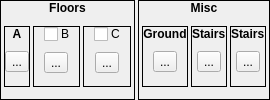
          <widget class="QWidget" name="widget_38" native="true">
           <layout class="QHBoxLayout" name="horizontalLayout_33">
            <property name="spacing">
             <number>3</number>
            </property>
            <property name="margin">
             <number>0</number>
            </property>
            <item>
             <widget class="QFrame" name="frame_27">
              <property name="frameShape">
               <enum>QFrame::Box</enum>
              </property>
              <property name="frameShadow">
               <enum>QFrame::Plain</enum>
              </property>
              <layout class="QVBoxLayout" name="verticalLayout_36">
               <property name="spacing">
                <number>0</number>
               </property>
               <property name="margin">
                <number>0</number>
               </property>
               <item>
                <widget class="QLabel" name="label_21">
                 <property name="sizePolicy">
                  <sizepolicy hsizetype="Preferred" vsizetype="Fixed">
                   <horstretch>0</horstretch>
                   <verstretch>0</verstretch>
                  </sizepolicy>
                 </property>
                 <property name="font">
                  <font>
                   <weight>75</weight>
                   <bold>true</bold>
                  </font>
                 </property>
                 <property name="text">
                  <string>Floors</string>
                 </property>
                 <property name="alignment">
                  <set>Qt::AlignCenter</set>
                 </property>
                </widget>
               </item>
               <item>
                <widget class="QWidget" name="widget_26" native="true">
                 <layout class="QHBoxLayout" name="horizontalLayout_21">
                  <property name="spacing">
                   <number>3</number>
                  </property>
                  <property name="margin">
                   <number>3</number>
                  </property>
                  <item>
                   <widget class="QFrame" name="frame_28">
                    <property name="sizePolicy">
                     <sizepolicy hsizetype="Fixed" vsizetype="Fixed">
                      <horstretch>0</horstretch>
                      <verstretch>0</verstretch>
                     </sizepolicy>
                    </property>
                    <property name="maximumSize">
                     <size>
                      <width>65</width>
                      <height>61</height>
                     </size>
                    </property>
                    <property name="frameShape">
                     <enum>QFrame::Box</enum>
                    </property>
                    <property name="frameShadow">
                     <enum>QFrame::Plain</enum>
                    </property>
                    <layout class="QVBoxLayout" name="verticalLayout_37">
                     <property name="spacing">
                      <number>0</number>
                     </property>
                     <property name="margin">
                      <number>0</number>
                     </property>
                     <item>
                      <widget class="QLabel" name="label_22">
                       <property name="sizePolicy">
                        <sizepolicy hsizetype="Preferred" vsizetype="Fixed">
                         <horstretch>0</horstretch>
                         <verstretch>0</verstretch>
                        </sizepolicy>
                       </property>
                       <property name="font">
                        <font>
                         <weight>75</weight>
                         <bold>true</bold>
                        </font>
                       </property>
                       <property name="text">
                        <string>A</string>
                       </property>
                       <property name="alignment">
                        <set>Qt::AlignCenter</set>
                       </property>
                      </widget>
                     </item>
                     <item>
                      <widget class="QWidget" name="widget_27" native="true">
                       <layout class="QHBoxLayout" name="horizontalLayout_22">
                        <property name="spacing">
                         <number>0</number>
                        </property>
                        <property name="leftMargin">
                         <number>0</number>
                        </property>
                        <property name="topMargin">
                         <number>0</number>
                        </property>
                        <property name="rightMargin">
                         <number>0</number>
                        </property>
                        <property name="bottomMargin">
                         <number>3</number>
                        </property>
                        <item>
                         <widget class="TileButton" name="tbFloorATile">
                          <property name="text">
                           <string>...</string>
                          </property>
                          <property name="icon">
                           <iconset resource="gui_icons.qrc">
                            <normaloff>:/icons/addtile.png</normaloff>:/icons/addtile.png</iconset>
                          </property>
                          <property name="iconSize">
                           <size>
                            <width>32</width>
                            <height>32</height>
                           </size>
                          </property>
                         </widget>
                        </item>
                       </layout>
                      </widget>
                     </item>
                    </layout>
                   </widget>
                  </item>
                  <item>
                   <widget class="QFrame" name="frame_30">
                    <property name="sizePolicy">
                     <sizepolicy hsizetype="Fixed" vsizetype="Fixed">
                      <horstretch>0</horstretch>
                      <verstretch>0</verstretch>
                     </sizepolicy>
                    </property>
                    <property name="maximumSize">
                     <size>
                      <width>65</width>
                      <height>61</height>
                     </size>
                    </property>
                    <property name="frameShape">
                     <enum>QFrame::Box</enum>
                    </property>
                    <property name="frameShadow">
                     <enum>QFrame::Plain</enum>
                    </property>
                    <layout class="QVBoxLayout" name="verticalLayout_39">
                     <property name="spacing">
                      <number>0</number>
                     </property>
                     <property name="margin">
                      <number>0</number>
                     </property>
                     <item>
                      <widget class="QWidget" name="widget_24" native="true">
                       <property name="sizePolicy">
                        <sizepolicy hsizetype="Preferred" vsizetype="Fixed">
                         <horstretch>0</horstretch>
                         <verstretch>0</verstretch>
                        </sizepolicy>
                       </property>
                       <property name="styleSheet">
                        <string notr="true">.QWidget
{
	border-width: 1px;
	border-style: solid;
	border-color: palette(window-text);
	background-color: palette(window-text);
}

.QWidget&gt;QLabel
{
	border-width: 0px;
	background-color: palette(window-text);
	color: palette(window);
	font-weight: bold;
}</string>
                       </property>
                       <layout class="QHBoxLayout" name="horizontalLayout_19">
                        <property name="spacing">
                         <number>3</number>
                        </property>
                        <property name="margin">
                         <number>0</number>
                        </property>
                        <item>
                         <spacer name="horizontalSpacer_13">
                          <property name="orientation">
                           <enum>Qt::Horizontal</enum>
                          </property>
                          <property name="sizeHint" stdset="0">
                           <size>
                            <width>10</width>
                            <height>15</height>
                           </size>
                          </property>
                         </spacer>
                        </item>
                        <item>
                         <widget class="QCheckBox" name="cbUseFloorB">
                          <property name="sizePolicy">
                           <sizepolicy hsizetype="Fixed" vsizetype="Fixed">
                            <horstretch>0</horstretch>
                            <verstretch>0</verstretch>
                           </sizepolicy>
                          </property>
                          <property name="text">
                           <string/>
                          </property>
                         </widget>
                        </item>
                        <item>
                         <widget class="QLabel" name="label_14">
                          <property name="sizePolicy">
                           <sizepolicy hsizetype="Fixed" vsizetype="Fixed">
                            <horstretch>0</horstretch>
                            <verstretch>0</verstretch>
                           </sizepolicy>
                          </property>
                          <property name="text">
                           <string>B</string>
                          </property>
                         </widget>
                        </item>
                        <item>
                         <spacer name="horizontalSpacer_14">
                          <property name="orientation">
                           <enum>Qt::Horizontal</enum>
                          </property>
                          <property name="sizeHint" stdset="0">
                           <size>
                            <width>10</width>
                            <height>15</height>
                           </size>
                          </property>
                         </spacer>
                        </item>
                       </layout>
                      </widget>
                     </item>
                     <item>
                      <widget class="QWidget" name="widget_29" native="true">
                       <layout class="QHBoxLayout" name="horizontalLayout_24">
                        <property name="spacing">
                         <number>0</number>
                        </property>
                        <property name="leftMargin">
                         <number>0</number>
                        </property>
                        <property name="topMargin">
                         <number>0</number>
                        </property>
                        <property name="rightMargin">
                         <number>0</number>
                        </property>
                        <property name="bottomMargin">
                         <number>3</number>
                        </property>
                        <item>
                         <widget class="TileButton" name="tbFloorBTile">
                          <property name="text">
                           <string>...</string>
                          </property>
                          <property name="icon">
                           <iconset resource="gui_icons.qrc">
                            <normaloff>:/icons/addtile.png</normaloff>:/icons/addtile.png</iconset>
                          </property>
                          <property name="iconSize">
                           <size>
                            <width>32</width>
                            <height>32</height>
                           </size>
                          </property>
                         </widget>
                        </item>
                       </layout>
                      </widget>
                     </item>
                    </layout>
                   </widget>
                  </item>
                  <item>
                   <widget class="QFrame" name="frame_32">
                    <property name="sizePolicy">
                     <sizepolicy hsizetype="Fixed" vsizetype="Fixed">
                      <horstretch>0</horstretch>
                      <verstretch>0</verstretch>
                     </sizepolicy>
                    </property>
                    <property name="maximumSize">
                     <size>
                      <width>65</width>
                      <height>61</height>
                     </size>
                    </property>
                    <property name="frameShape">
                     <enum>QFrame::Box</enum>
                    </property>
                    <property name="frameShadow">
                     <enum>QFrame::Plain</enum>
                    </property>
                    <layout class="QVBoxLayout" name="verticalLayout_41">
                     <property name="spacing">
                      <number>0</number>
                     </property>
                     <property name="margin">
                      <number>0</number>
                     </property>
                     <item>
                      <widget class="QWidget" name="widget_28" native="true">
                       <property name="sizePolicy">
                        <sizepolicy hsizetype="Preferred" vsizetype="Fixed">
                         <horstretch>0</horstretch>
                         <verstretch>0</verstretch>
                        </sizepolicy>
                       </property>
                       <property name="styleSheet">
                        <string notr="true">.QWidget
{
	border-width: 1px;
	border-style: solid;
	border-color: palette(window-text);
	background-color: palette(window-text);
}

.QWidget&gt;QLabel
{
	border-width: 0px;
	background-color: palette(window-text);
	color: palette(window);
	font-weight: bold;
}</string>
                       </property>
                       <layout class="QHBoxLayout" name="horizontalLayout_23">
                        <property name="spacing">
                         <number>3</number>
                        </property>
                        <property name="margin">
                         <number>0</number>
                        </property>
                        <item>
                         <spacer name="horizontalSpacer_15">
                          <property name="orientation">
                           <enum>Qt::Horizontal</enum>
                          </property>
                          <property name="sizeHint" stdset="0">
                           <size>
                            <width>10</width>
                            <height>15</height>
                           </size>
                          </property>
                         </spacer>
                        </item>
                        <item>
                         <widget class="QCheckBox" name="cbUseFloorC">
                          <property name="sizePolicy">
                           <sizepolicy hsizetype="Fixed" vsizetype="Fixed">
                            <horstretch>0</horstretch>
                            <verstretch>0</verstretch>
                           </sizepolicy>
                          </property>
                          <property name="text">
                           <string/>
                          </property>
                         </widget>
                        </item>
                        <item>
                         <widget class="QLabel" name="label_16">
                          <property name="sizePolicy">
                           <sizepolicy hsizetype="Fixed" vsizetype="Fixed">
                            <horstretch>0</horstretch>
                            <verstretch>0</verstretch>
                           </sizepolicy>
                          </property>
                          <property name="text">
                           <string>C</string>
                          </property>
                         </widget>
                        </item>
                        <item>
                         <spacer name="horizontalSpacer_16">
                          <property name="orientation">
                           <enum>Qt::Horizontal</enum>
                          </property>
                          <property name="sizeHint" stdset="0">
                           <size>
                            <width>10</width>
                            <height>15</height>
                           </size>
                          </property>
                         </spacer>
                        </item>
                       </layout>
                      </widget>
                     </item>
                     <item>
                      <widget class="QWidget" name="widget_31" native="true">
                       <layout class="QHBoxLayout" name="horizontalLayout_26">
                        <property name="spacing">
                         <number>0</number>
                        </property>
                        <property name="leftMargin">
                         <number>0</number>
                        </property>
                        <property name="topMargin">
                         <number>0</number>
                        </property>
                        <property name="rightMargin">
                         <number>0</number>
                        </property>
                        <property name="bottomMargin">
                         <number>3</number>
                        </property>
                        <item>
                         <widget class="TileButton" name="tbFloorCTile">
                          <property name="text">
                           <string>...</string>
                          </property>
                          <property name="icon">
                           <iconset resource="gui_icons.qrc">
                            <normaloff>:/icons/addtile.png</normaloff>:/icons/addtile.png</iconset>
                          </property>
                          <property name="iconSize">
                           <size>
                            <width>32</width>
                            <height>32</height>
                           </size>
                          </property>
                         </widget>
                        </item>
                       </layout>
                      </widget>
                     </item>
                    </layout>
                   </widget>
                  </item>
                 </layout>
                </widget>
               </item>
              </layout>
             </widget>
            </item>
            <item>
             <widget class="QFrame" name="frame_34">
              <property name="frameShape">
               <enum>QFrame::Box</enum>
              </property>
              <property name="frameShadow">
               <enum>QFrame::Plain</enum>
              </property>
              <layout class="QVBoxLayout" name="verticalLayout_43">
               <property name="spacing">
                <number>0</number>
               </property>
               <property name="margin">
                <number>0</number>
               </property>
               <item>
                <widget class="QLabel" name="label_25">
                 <property name="sizePolicy">
                  <sizepolicy hsizetype="Preferred" vsizetype="Fixed">
                   <horstretch>0</horstretch>
                   <verstretch>0</verstretch>
                  </sizepolicy>
                 </property>
                 <property name="font">
                  <font>
                   <weight>75</weight>
                   <bold>true</bold>
                  </font>
                 </property>
                 <property name="text">
                  <string>Misc</string>
                 </property>
                 <property name="alignment">
                  <set>Qt::AlignCenter</set>
                 </property>
                </widget>
               </item>
               <item>
                <widget class="QWidget" name="widget_32" native="true">
                 <layout class="QHBoxLayout" name="horizontalLayout_27">
                  <property name="spacing">
                   <number>3</number>
                  </property>
                  <property name="margin">
                   <number>3</number>
                  </property>
                  <item>
                   <widget class="QFrame" name="frame_35">
                    <property name="sizePolicy">
                     <sizepolicy hsizetype="Fixed" vsizetype="Fixed">
                      <horstretch>0</horstretch>
                      <verstretch>0</verstretch>
                     </sizepolicy>
                    </property>
                    <property name="maximumSize">
                     <size>
                      <width>65</width>
                      <height>61</height>
                     </size>
                    </property>
                    <property name="frameShape">
                     <enum>QFrame::Box</enum>
                    </property>
                    <property name="frameShadow">
                     <enum>QFrame::Plain</enum>
                    </property>
                    <layout class="QVBoxLayout" name="verticalLayout_44">
                     <property name="spacing">
                      <number>0</number>
                     </property>
                     <property name="margin">
                      <number>0</number>
                     </property>
                     <item>
                      <widget class="QLabel" name="label_26">
                       <property name="sizePolicy">
                        <sizepolicy hsizetype="Preferred" vsizetype="Fixed">
                         <horstretch>0</horstretch>
                         <verstretch>0</verstretch>
                        </sizepolicy>
                       </property>
                       <property name="font">
                        <font>
                         <weight>75</weight>
                         <bold>true</bold>
                        </font>
                       </property>
                       <property name="text">
                        <string>Ground</string>
                       </property>
                       <property name="alignment">
                        <set>Qt::AlignCenter</set>
                       </property>
                      </widget>
                     </item>
                     <item>
                      <widget class="QWidget" name="widget_33" native="true">
                       <layout class="QHBoxLayout" name="horizontalLayout_28">
                        <property name="spacing">
                         <number>0</number>
                        </property>
                        <property name="leftMargin">
                         <number>0</number>
                        </property>
                        <property name="topMargin">
                         <number>0</number>
                        </property>
                        <property name="rightMargin">
                         <number>0</number>
                        </property>
                        <property name="bottomMargin">
                         <number>3</number>
                        </property>
                        <item>
                         <widget class="TileButton" name="tbGroundTile">
                          <property name="text">
                           <string>...</string>
                          </property>
                          <property name="icon">
                           <iconset resource="gui_icons.qrc">
                            <normaloff>:/icons/addtile.png</normaloff>:/icons/addtile.png</iconset>
                          </property>
                          <property name="iconSize">
                           <size>
                            <width>32</width>
                            <height>32</height>
                           </size>
                          </property>
                         </widget>
                        </item>
                       </layout>
                      </widget>
                     </item>
                    </layout>
                   </widget>
                  </item>
                  <item>
                   <widget class="QFrame" name="frame_37">
                    <property name="sizePolicy">
                     <sizepolicy hsizetype="Fixed" vsizetype="Fixed">
                      <horstretch>0</horstretch>
                      <verstretch>0</verstretch>
                     </sizepolicy>
                    </property>
                    <property name="maximumSize">
                     <size>
                      <width>65</width>
                      <height>61</height>
                     </size>
                    </property>
                    <property name="frameShape">
                     <enum>QFrame::Box</enum>
                    </property>
                    <property name="frameShadow">
                     <enum>QFrame::Plain</enum>
                    </property>
                    <layout class="QVBoxLayout" name="verticalLayout_46">
                     <property name="spacing">
                      <number>0</number>
                     </property>
                     <property name="margin">
                      <number>0</number>
                     </property>
                     <item>
                      <widget class="QLabel" name="label_27">
                       <property name="sizePolicy">
                        <sizepolicy hsizetype="Preferred" vsizetype="Fixed">
                         <horstretch>0</horstretch>
                         <verstretch>0</verstretch>
                        </sizepolicy>
                       </property>
                       <property name="font">
                        <font>
                         <weight>75</weight>
                         <bold>true</bold>
                        </font>
                       </property>
                       <property name="text">
                        <string>&lt;!DOCTYPE HTML PUBLIC &quot;-//W3C//DTD HTML 4.0//EN&quot; &quot;http://www.w3.org/TR/REC-html40/strict.dtd&quot;&gt;
&lt;html&gt;&lt;head&gt;&lt;meta name=&quot;qrichtext&quot; content=&quot;1&quot; /&gt;&lt;style type=&quot;text/css&quot;&gt;
p, li { white-space: pre-wrap; }
&lt;/style&gt;&lt;/head&gt;&lt;body style=&quot; font-family:'DejaVu Sans'; font-size:9pt; font-weight:400; font-style:normal;&quot;&gt;
&lt;p style=&quot; margin-top:0px; margin-bottom:0px; margin-left:0px; margin-right:0px; -qt-block-indent:0; text-indent:0px;&quot;&gt;&lt;img src=&quot;:/icons/uparrow.png&quot; /&gt;&lt;span style=&quot; font-weight:600;&quot;&gt;Stairs&lt;/span&gt;&lt;/p&gt;&lt;/body&gt;&lt;/html&gt;</string>
                       </property>
                      </widget>
                     </item>
                     <item>
                      <widget class="QWidget" name="widget_35" native="true">
                       <layout class="QHBoxLayout" name="horizontalLayout_30">
                        <property name="spacing">
                         <number>0</number>
                        </property>
                        <property name="leftMargin">
                         <number>0</number>
                        </property>
                        <property name="topMargin">
                         <number>0</number>
                        </property>
                        <property name="rightMargin">
                         <number>0</number>
                        </property>
                        <property name="bottomMargin">
                         <number>3</number>
                        </property>
                        <item>
                         <widget class="TileButton" name="tbStairsUpTile">
                          <property name="text">
                           <string>...</string>
                          </property>
                          <property name="icon">
                           <iconset resource="gui_icons.qrc">
                            <normaloff>:/icons/addtile.png</normaloff>:/icons/addtile.png</iconset>
                          </property>
                          <property name="iconSize">
                           <size>
                            <width>32</width>
                            <height>32</height>
                           </size>
                          </property>
                         </widget>
                        </item>
                       </layout>
                      </widget>
                     </item>
                    </layout>
                   </widget>
                  </item>
                  <item>
                   <widget class="QFrame" name="frame_39">
                    <property name="sizePolicy">
                     <sizepolicy hsizetype="Fixed" vsizetype="Fixed">
                      <horstretch>0</horstretch>
                      <verstretch>0</verstretch>
                     </sizepolicy>
                    </property>
                    <property name="maximumSize">
                     <size>
                      <width>65</width>
                      <height>61</height>
                     </size>
                    </property>
                    <property name="frameShape">
                     <enum>QFrame::Box</enum>
                    </property>
                    <property name="frameShadow">
                     <enum>QFrame::Plain</enum>
                    </property>
                    <layout class="QVBoxLayout" name="verticalLayout_48">
                     <property name="spacing">
                      <number>0</number>
                     </property>
                     <property name="margin">
                      <number>0</number>
                     </property>
                     <item>
                      <widget class="QLabel" name="label_28">
                       <property name="sizePolicy">
                        <sizepolicy hsizetype="Preferred" vsizetype="Fixed">
                         <horstretch>0</horstretch>
                         <verstretch>0</verstretch>
                        </sizepolicy>
                       </property>
                       <property name="font">
                        <font>
                         <weight>75</weight>
                         <bold>true</bold>
                        </font>
                       </property>
                       <property name="text">
                        <string>&lt;!DOCTYPE HTML PUBLIC &quot;-//W3C//DTD HTML 4.0//EN&quot; &quot;http://www.w3.org/TR/REC-html40/strict.dtd&quot;&gt;
&lt;html&gt;&lt;head&gt;&lt;meta name=&quot;qrichtext&quot; content=&quot;1&quot; /&gt;&lt;style type=&quot;text/css&quot;&gt;
p, li { white-space: pre-wrap; }
&lt;/style&gt;&lt;/head&gt;&lt;body style=&quot; font-family:'DejaVu Sans'; font-size:9pt; font-weight:400; font-style:normal;&quot;&gt;
&lt;p style=&quot; margin-top:0px; margin-bottom:0px; margin-left:0px; margin-right:0px; -qt-block-indent:0; text-indent:0px;&quot;&gt;&lt;img src=&quot;:/icons/downarrow.png&quot; /&gt;&lt;span style=&quot; font-weight:600;&quot;&gt;Stairs&lt;/span&gt;&lt;/p&gt;&lt;/body&gt;&lt;/html&gt;</string>
                       </property>
                      </widget>
                     </item>
                     <item>
                      <widget class="QWidget" name="widget_37" native="true">
                       <layout class="QHBoxLayout" name="horizontalLayout_32">
                        <property name="spacing">
                         <number>0</number>
                        </property>
                        <property name="leftMargin">
                         <number>0</number>
                        </property>
                        <property name="topMargin">
                         <number>0</number>
                        </property>
                        <property name="rightMargin">
                         <number>0</number>
                        </property>
                        <property name="bottomMargin">
                         <number>3</number>
                        </property>
                        <item>
                         <widget class="TileButton" name="tbStairsDownTile">
                          <property name="text">
                           <string>...</string>
                          </property>
                          <property name="icon">
                           <iconset resource="gui_icons.qrc">
                            <normaloff>:/icons/addtile.png</normaloff>:/icons/addtile.png</iconset>
                          </property>
                          <property name="iconSize">
                           <size>
                            <width>32</width>
                            <height>32</height>
                           </size>
                          </property>
                         </widget>
                        </item>
                       </layout>
                      </widget>
                     </item>
                    </layout>
                   </widget>
                  </item>
                 </layout>
                </widget>
               </item>
              </layout>
             </widget>
            </item>
           </layout>
          </widget>
